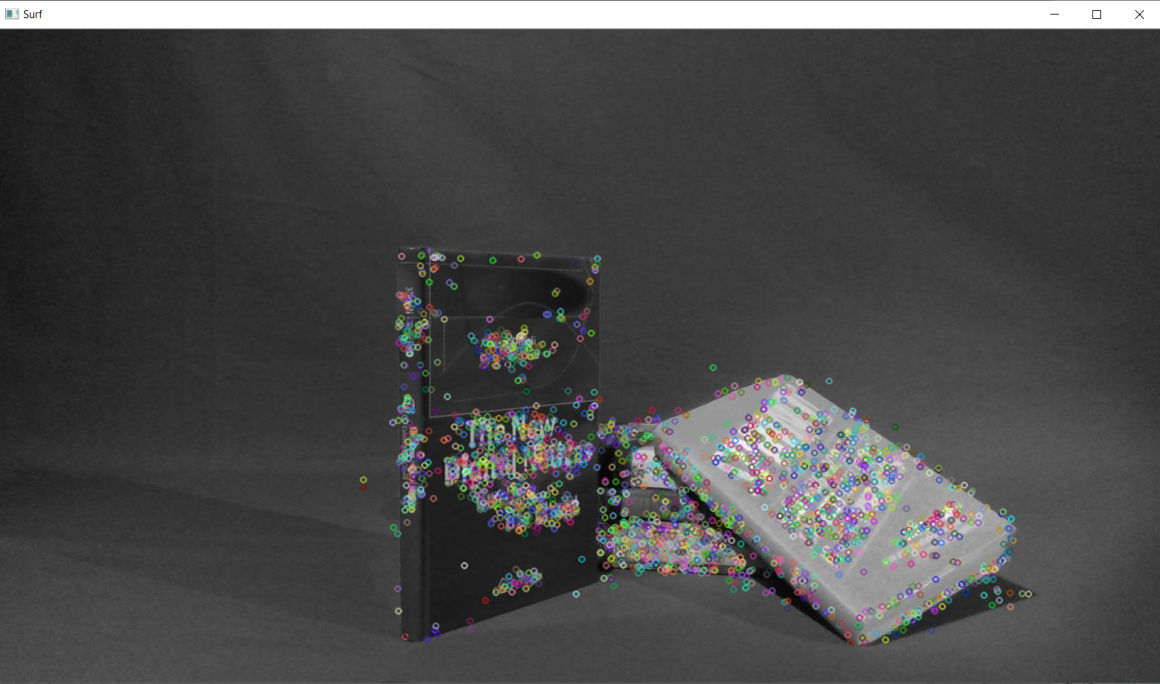

This chart was generated by the following Python code:
import cv2
from matplotlib import pyplot as plt

book = cv2.imread("3_colour.jpeg", 1)  # train image
no_book = cv2.imread('2_colour.jpeg', 1)  # query image

surf = cv2.xfeatures2d.SURF_create()

keypoints_surf, descriptorsSurf = surf.detectAndCompute(book, None)
nobook_keypoints_surf, descriptorsSurfNo = surf.detectAndCompute(no_book, None)

bookSurf = cv2.drawKeypoints(book, keypoints_surf, None)
no_bookSurf = cv2.drawKeypoints(no_book, keypoints_surf, None)

cv2.imshow("Surf", bookSurf)
cv2.imshow("Surf", no_bookSurf)

# find the keypoints and descriptors with ORB
kp1, des1 = surf.detectAndCompute(book, None)
kp2, des2 = surf.detectAndCompute(no_book, None)

bf = cv2.BFMatcher(cv2.NORM_L1, crossCheck=False)
matches = bf.match(des1, des2)

img3 = cv2.drawMatches(book, kp1, no_book, kp2, matches[:10], flags=2, outImg=None)
plt.imshow(img3), plt.show()
cv2.imshow("Matching", img3)


cv2.waitKey(0)
cv2.destroyAllWindows()
